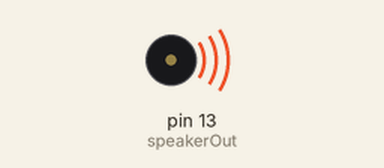
Recording of a sketch running on a simulated Arduino Uno, built with avr-gcc and run on an emulated ATmega328P. Shown: buzzer (waves = sounding).

Above: at 0.4 s.
At 9.4 s:
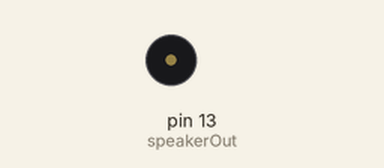
Timing chart, 0 to 10.5 s (numbered marks = the images above):
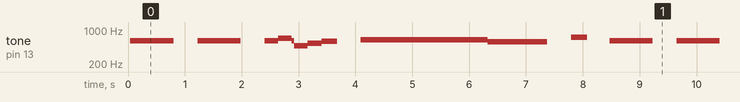

Measured:
- by itself, tone on pin 13 (speakerOut): plays 596 Hz for 0.76 s, 596 Hz for 0.76 s, 596 Hz for 0.24 s, 683 Hz for 0.24 s, 597 Hz for 0.04 s, 474 Hz for 0.24 s … (193 notes in this stretch)

The sketch:

Otto_jingle.ino
```cpp
// TONES  ========================================== // Start by defining the relationship between
 //       note, period, &  frequency.
 #define  C     2100
 #define  D     1870
 #define  E     1670
 #define  f     1580    // Does not seem to like capital F
 #define  G     1400
 // Define a special note, 'R', to represent a rest
 #define  R     0
 // SETUP ============================================
 // Set up speaker on a PWM pin (digital 9, 10 or 11)
 int speakerOut = 13;
 // Do we want debugging on serial out? 1 for yes, 0 for no
 int DEBUG = 1;
 void setup() {
   pinMode(speakerOut, OUTPUT);
   if (DEBUG) {
     Serial.begin(9600); // Set serial out if we want debugging
   }
 }
 // MELODY and TIMING  =======================================
 //  melody[] is an array of notes, accompanied by beats[],
 //  which sets each note's relative length (higher #, longer note)
 int melody[] = {E, E, E,R,
 E, E, E,R,
 E, G, C, D, E, R,
 f, f, f,f, f, E, E,E, E, D ,D,E, D, R, G ,R,
 E, E, E,R,
 E, E, E,R,
 E, G, C, D, E, R,
 f, f, f,f, f, E, E, E,  G,G, f, D, C,R };
 int MAX_COUNT = sizeof(melody) / 2; // Melody length, for looping.
 // Set overall tempo
 long tempo = 5000;
 // Set length of pause between notes
 int pause = 150;
 // Loop variable to increase Rest length
 int rest_count = 100; //<-BLETCHEROUS HACK; See NOTES
 // Initialize core variables
 int tone_ = 0;
 int beat = 0;
 long duration  = 0;
 // PLAY TONE  ==============================================
 // Pulse the speaker to play a tone for a particular duration
 void playTone() {
   long elapsed_time = 0;
   if (tone_ > 0) { // if this isn't a Rest beat, while the tone has
     //  played less long than 'duration', pulse speaker HIGH and LOW
     while (elapsed_time < duration) {
       digitalWrite(speakerOut,HIGH);
       delayMicroseconds(tone_ / 2);
       // DOWN
       digitalWrite(speakerOut, LOW);
       delayMicroseconds(tone_ / 2);
       // Keep track of how long we pulsed
       elapsed_time += (tone_);
     }
   }
   else { // Rest beat; loop times delay
     for (int j = 0; j < rest_count; j++) { // See NOTE on rest_count
       delayMicroseconds(duration);
     }
   }
 }
 // LET THE WILD RUMPUS BEGIN =============================
 void loop() {
  for (int i=0; i<MAX_COUNT; i++) {
    tone_ = melody[i];
    beat = 50;

    duration = beat * tempo; // Set up timing

    playTone();
    // A pause between notes...
    delayMicroseconds(pause);
  }
 }
```
